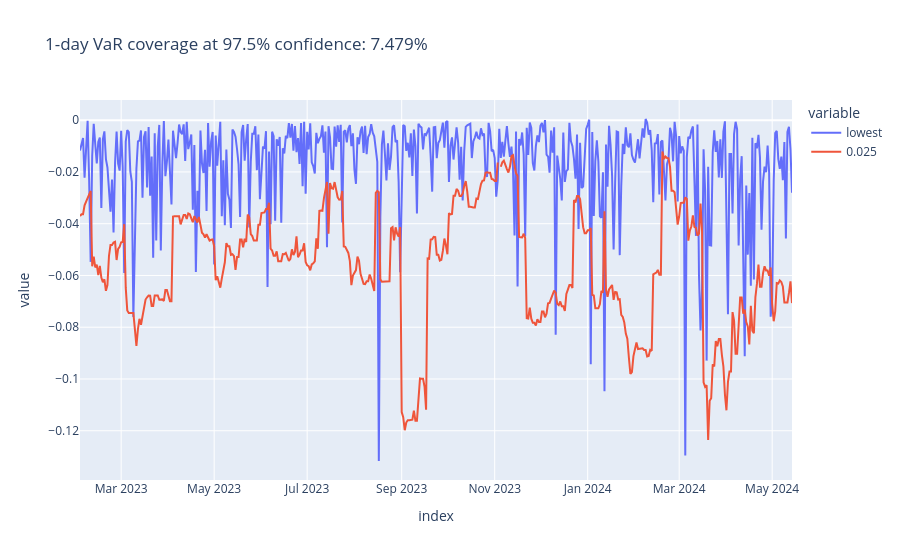

Write notebook code for a chart like this one.
### Code cell
plot_coverage(df_var_partial, "0.025")

### Figure 1 — Plotly figure (JSON) as saved in the notebook; plotly's stock layout.template omitted (floating-point values rounded to 4 significant figures; data arrays with more than 128 entries replaced by an {"elided": "..."} marker saying what was removed)
{"data": [{"hovertemplate": "variable=lowest<br>index=%{x}<br>value=%{y}<extra></extra>", "legendgroup": "lowest", "line": {"color": "#636efa", "dash": "solid"}, "marker": {"symbol": "circle"}, "mode": "lines", "name": "lowest", "orientation": "v", "showlegend": true, "type": "scatter", "x": {"elided": "468 str values"}, "xaxis": "x", "y": {"elided": "468 float values"}, "yaxis": "y"}, {"hovertemplate": "variable=0.025<br>index=%{x}<br>value=%{y}<extra></extra>", "legendgroup": "0.025", "line": {"color": "#EF553B", "dash": "solid"}, "marker": {"symbol": "circle"}, "mode": "lines", "name": "0.025", "orientation": "v", "showlegend": true, "type": "scatter", "x": {"elided": "468 str values"}, "xaxis": "x", "y": {"elided": "468 float values"}, "yaxis": "y"}], "layout": {"legend": {"title": {"text": "variable"}, "tracegroupgap": 0}, "title": {"text": "1-day VaR coverage at 97.5% confidence: 7.479%"}, "xaxis": {"anchor": "y", "domain": [0, 1], "title": {"text": "index"}}, "yaxis": {"anchor": "x", "domain": [0, 1], "title": {"text": "value"}}}}
